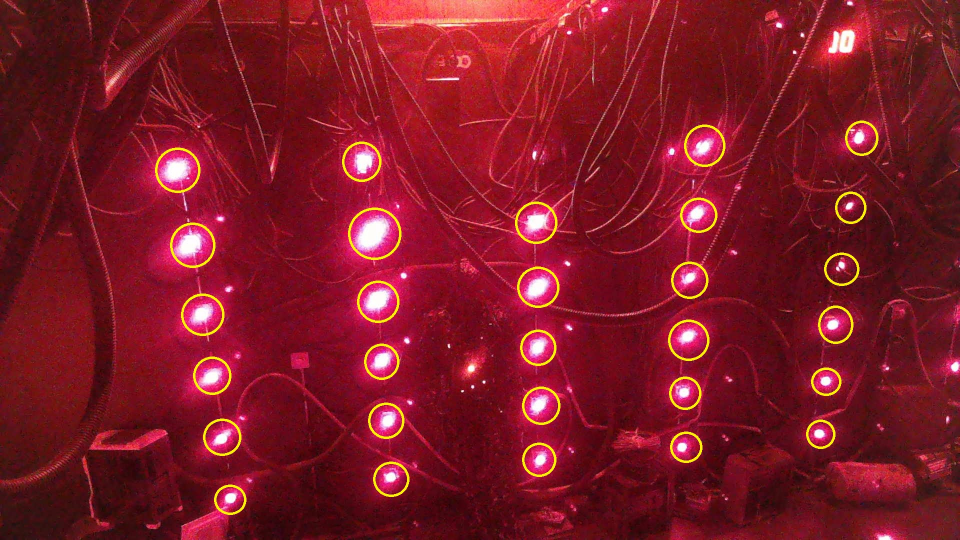
#> input picture data/WIN_20260105_21_02_07_Pro.jpg, 1920 x 1080 px (shown at 1/2 size)
$ python -i advanced_mask_creator.py   (imports and definitions only)
#> lines starting #> are read from the running program, lines starting #| are printed output that depends on the picture; after the words box and inside, x2 and y2 are one past the last pixel; in counts of white or black regions, pixels touching at a corner belong together
#> in process_image_interactive, image is the input picture: shape (1080, 1920, 3); mean B, G, R 37.4, 25.1, 126.3
#| 图片尺寸: 1920x1080
### mqtt_camera_monitoring/light_detector.py
"""
Red Light Detection Component

Analyzes camera frames for red light detection with size/area tracking.
Implements baseline tracking and comparison for monitoring changes.
"""

import cv2
import numpy as np
import logging
import time
from typing import List, Tuple, Dict, Optional, Any
from dataclasses import dataclass
from .config import RedLightDetectionConfig
from .camera_manager import CameraFrame


@dataclass
class RedLightDetection:
    """Represents detected red lights in a frame"""
    count: int
    total_area: float
    bounding_boxes: List[Tuple[int, int, int, int]]  # (x, y, width, height)
    contours: List[np.ndarray]
    timestamp: float


@dataclass
class BaselineMeasurement:
    """Baseline measurement for a camera"""
    camera_id: int
    red_light_count: int
    total_area: float
    timestamp: float
    is_established: bool


class RedLightDetector:
    """Analyzes camera frames for red light detection with size/area tracking"""

    def __init__(self, config: RedLightDetectionConfig):
        """
        Initialize red light detector

        Args:
            config: Red light detection configuration
        """
        self.config = config
        self.logger = logging.getLogger(__name__)

        # Baseline tracking
        self.baselines: Dict[int, BaselineMeasurement] = {}
        self.baseline_establishment_start: Optional[float] = None
        self.baseline_established: bool = False

        # HSV color ranges for red detection - more relaxed for better detection
        # Red color wraps around in HSV, so we need two ranges
        self.lower_red_1 = np.array(self.config.lower_red_hsv, dtype=np.uint8)
        self.upper_red_1 = np.array(self.config.upper_red_hsv, dtype=np.uint8)
        self.lower_red_2 = np.array(self.config.lower_red_hsv_2, dtype=np.uint8)
        self.upper_red_2 = np.array(self.config.upper_red_hsv_2, dtype=np.uint8)

        self.logger.info("RedLightDetector initialized")
        self.logger.debug(f"Red HSV range 1: {self.lower_red_1} - {self.upper_red_1}")
        self.logger.debug(f"Red HSV range 2: {self.lower_red_2} - {self.upper_red_2}")

    def detect_red_lights(self, frame: np.ndarray) -> RedLightDetection:
        """
        Enhanced red light detection with improved precision

        Args:
            frame: Input camera frame (BGR format)

        Returns:
            RedLightDetection: Detection results with count, area, and bounding boxes

        Raises:
            ValueError: If frame is invalid
        """
        if frame is None or frame.size == 0:
            raise ValueError("Invalid frame provided for red light detection")

        try:
            # Pre-processing: Light Gaussian blur to reduce noise
            blur_kernel = getattr(self.config, 'gaussian_blur_kernel', 3)
            if blur_kernel > 1:
                blurred = cv2.GaussianBlur(frame, (blur_kernel, blur_kernel), 0)
            else:
                blurred = frame

            # Convert BGR to HSV for better color detection
            hsv = cv2.cvtColor(blurred, cv2.COLOR_BGR2HSV)
#> hsv: shape (1080, 1920, 3); mean H, S, V 147.8, 215.4, 126.3

            # Create masks for both red ranges - more aggressive detection
            mask1 = cv2.inRange(hsv, self.lower_red_1, self.upper_red_1)
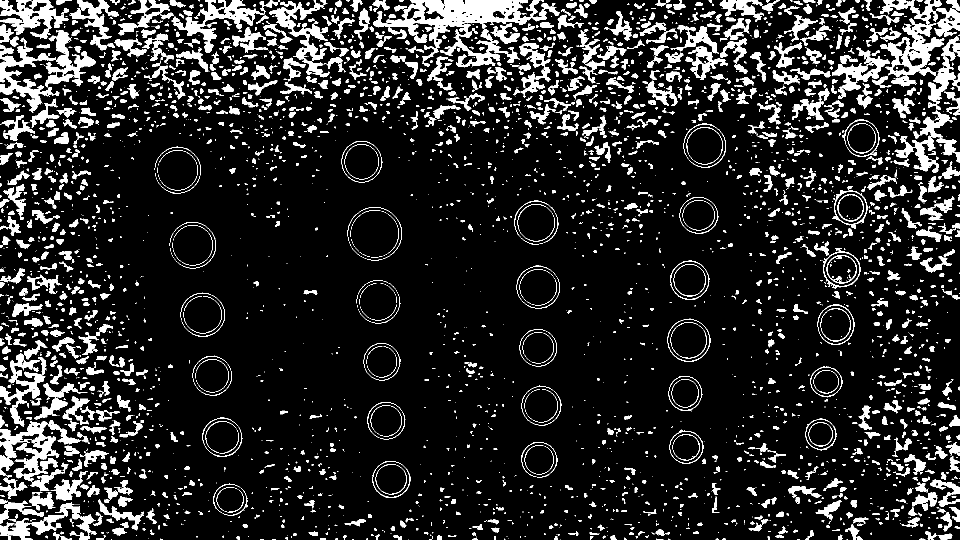
#> mask1: shape (1080, 1920) (shown at 1/2 size); 14% white; 3804 white regions (2170 under 20 px), largest, box (x1, y1, x2, y2) and area: (746, 0, 1119, 135) 16005, (1760, 0, 1920, 220) 13027, (0, 60, 192, 226) 8829
            mask2 = cv2.inRange(hsv, self.lower_red_2, self.upper_red_2)
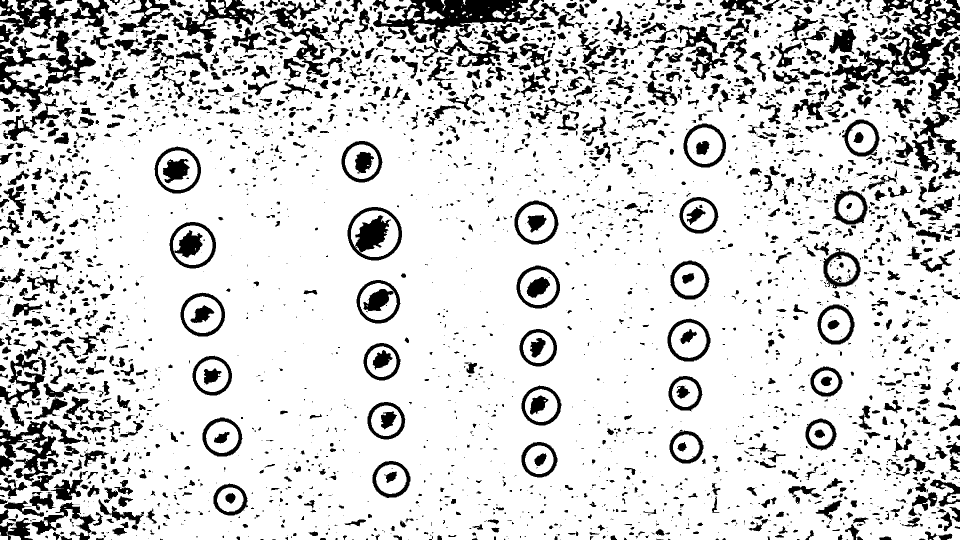
#> mask2: shape (1080, 1920) (shown at 1/2 size); 83.3% white; 3637 black regions (2044 under 20 px), largest, box (x1, y1, x2, y2) and area: (746, 0, 1119, 135) 16110, (1760, 0, 1920, 220) 13027, (0, 60, 192, 226) 8829

            # Combine masks
            red_mask = cv2.bitwise_or(mask1, mask2)
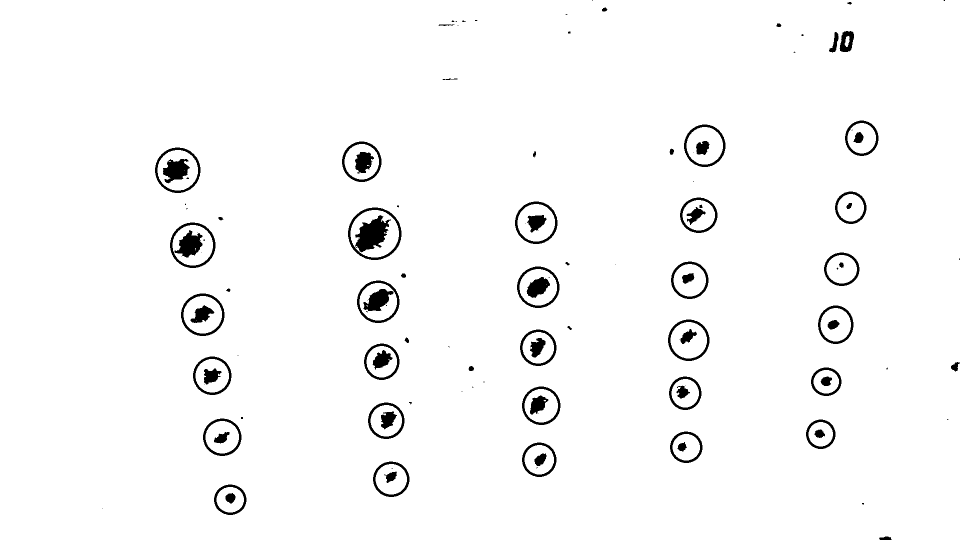
#> red_mask: shape (1080, 1920) (shown at 1/2 size); 97.3% white; 130 black regions (53 under 20 px), largest, box (x1, y1, x2, y2) and area: (710, 430, 782, 505) 2958, (349, 460, 405, 515) 1715, (326, 318, 380, 367) 1652

            # Very relaxed brightness filtering to catch dim red lights
            brightness_threshold = getattr(self.config, 'brightness_threshold', 50)
            if brightness_threshold > 0:
                brightness_mask = hsv[:, :, 2] > brightness_threshold
#> brightness_mask: shape (1080, 1920) bool; 100% white; black in thin lines or dots, all inside (x1, y1, x2, y2) = (8, 326, 1536, 1020)
                red_mask = cv2.bitwise_and(red_mask, brightness_mask.astype(np.uint8) * 255)

            # 适度的红色检测 - 平衡检测和精度

            # 1. 主要使用HSV检测
            primary_mask = red_mask

            # 2. 红色通道优势检测 - 适中的条件
            b, g, r = cv2.split(blurred)
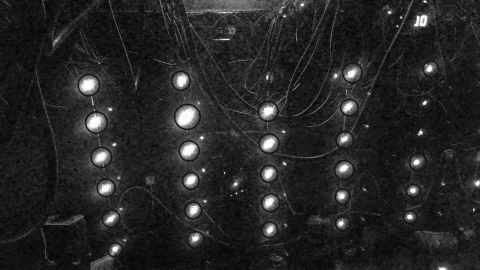
#> b: shape (1080, 1920) (shown at 1/4 size); min 0, max 255, mean 37.4
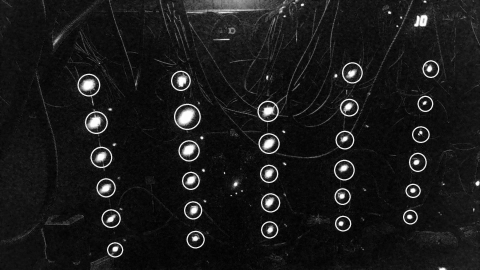
#> g: shape (1080, 1920) (shown at 1/4 size); min 0, max 255, mean 25.1
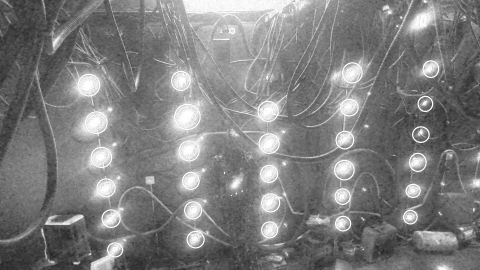
#> r: shape (1080, 1920) (shown at 1/4 size); min 24, max 255, mean 126.3
            # 红色通道大于蓝绿通道
            red_dominant = (r > g + 15) & (r > b + 15) & (r > 40)
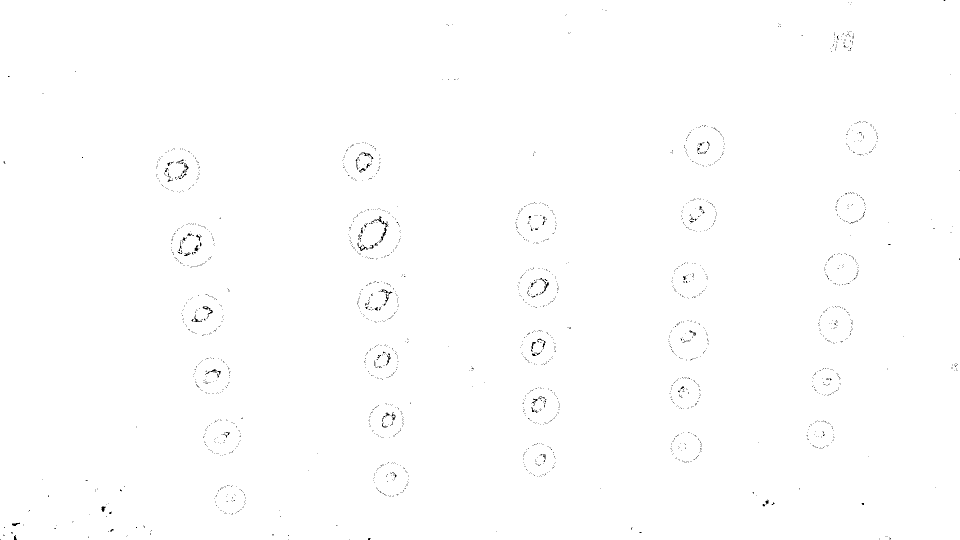
#> red_dominant: shape (1080, 1920) bool (shown at 1/2 size); 99.7% white; black in thin lines or dots
            red_channel_mask = red_dominant.astype(np.uint8) * 255
#> red_channel_mask: shape (1080, 1920); 99.7% white; black in thin lines or dots

            # 3. 组合检测结果 - 使用OR保持检测能力
            red_mask = cv2.bitwise_or(primary_mask, red_channel_mask)
#> red_mask: shape (1080, 1920); 99.7% white; black in thin lines or dots
#> (the rest of the program and of its run is left out)
